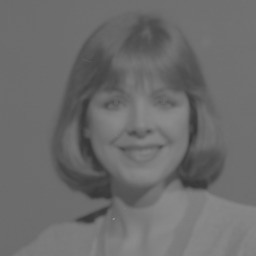
#> input picture DSIP/LinearStretching/img.jpg, 256 x 256 px
$ python code.py
#> lines starting #> are read from the running program, lines starting #| are printed output that depends on the picture
#> further down, img is the input picture: shape (256, 256); min 55, max 140, mean 107.9
import cv2 as cv
import numpy as np
from matplotlib import pyplot as plt


def plot_histogram(img, title=None):
    histogram = cv.calcHist([img], [0], None, [256], [0, 256])
    if title is not None:
        plt.title(title)
    plt.plot(range(len(histogram)), histogram)
    plt.show()


def linear_stretching(img1, s1, s2):
#> called with s1 = 0, s2 = 255
    img = img1.copy()
    flat = img.flatten()
    r1 = min(flat)
#> r1 = 55
    r2 = max(flat)
#> r2 = 140
    return (((s2 - s1) / (r2 - r1)) * (img - r1) + s1).astype(np.uint8)
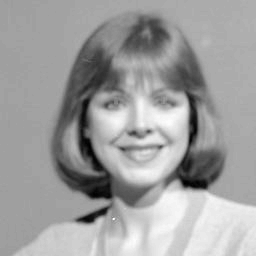
#> returned value: shape (256, 256); min 0, max 255, mean 158.8


if __name__ == '__main__':
    img = cv.imread('img.jpg', 0)
    stretched = linear_stretching(img, 0, 255)
    cv.imshow('original image', img)
    cv.imshow('stretched image', stretched)
    cv.waitKey(15000)
    plot_histogram(img, title='original image\'s histogram')
#> in plot_histogram, `histogram = cv.calcHist([img], [0], None, [256], [0, 256])`: histogram = 256 values, max 8521 at index 108, min 0 at index 0, mean 256
#> in plot_histogram, `plt.show()`:
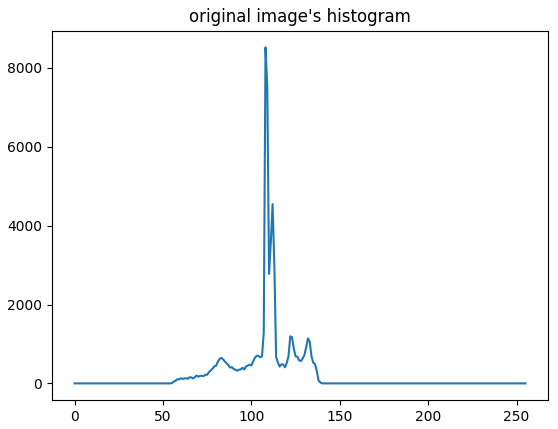
#> figure drawn by matplotlib, 1 panel; curve peaks at x = 108, y = 8521
    plot_histogram(stretched, title='stretched image\'s histogram')
#> call 2 of plot_histogram, with title = "stretched image's histogram"
#> in plot_histogram (call 2), `histogram = cv.calcHist([img], [0], None, [256], [0, 256])`: histogram = 256 values, max 8521 at index 159, min 0 at index 1, mean 256
#> in plot_histogram (call 2), `plt.show()`:
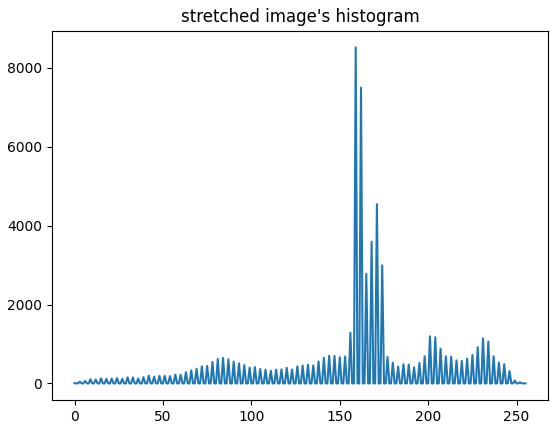
#> figure drawn by matplotlib, 1 panel; curve peaks at x = 159, y = 8521
